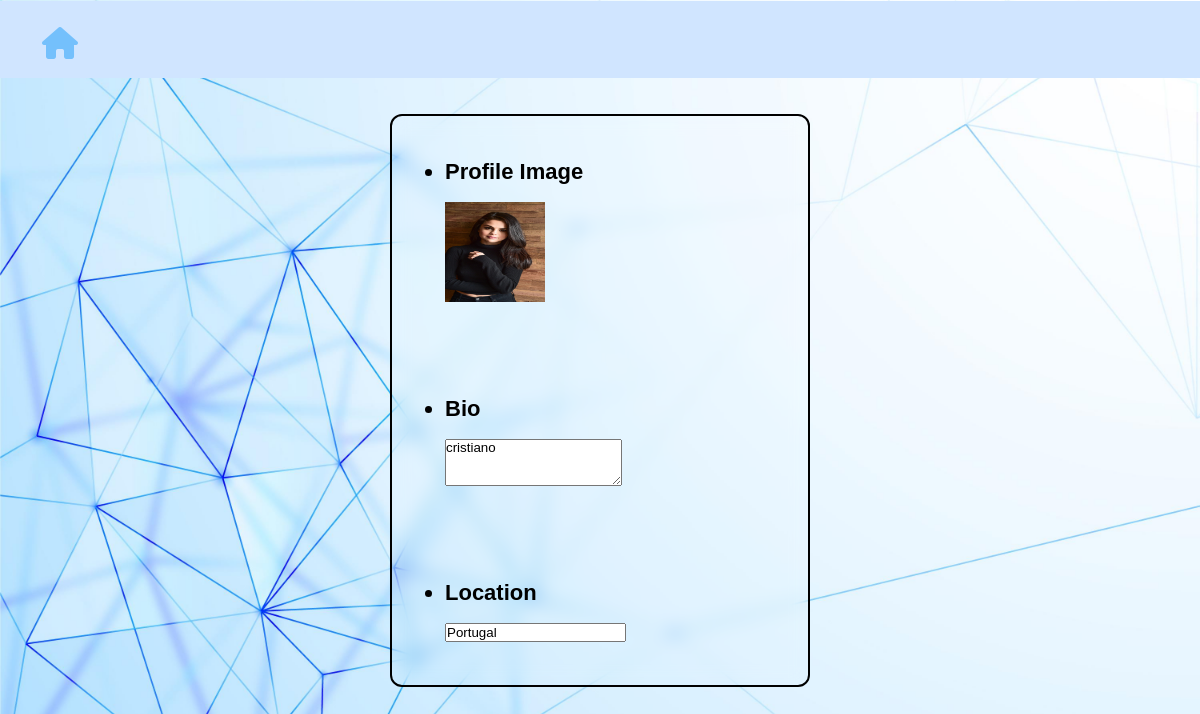
The app's page /admin_user_create/cristiano/ (signed in) with its own data.
### core/models.py (models this page shows, shortened)
class Profile(models.Model):
    user = models.ForeignKey(User, on_delete=models.CASCADE)
    id_user = models.IntegerField()
    bio = models.TextField(blank=True)
    profileimg = models.ImageField(upload_to='profile_images', default='blank-profile-picture.png')
    location = models.CharField(max_length=100, blank=True)

### admin/views.py (the view, shortened to what this page needs)
# urls.py: path('admin_user_create', views.admin_user_create, name='admin_user_create'),
@login_required(login_url='admin/')
def admin_user_create(request, username):
    user = get_object_or_404(User, username=username)
    user_profile, created = Profile.objects.get_or_create(user=user)
    return render(request, 'admin_user_create.html', {'user_profile': user_profile})

### admin/templates/admin_user_create.html (shortened to what this page needs)
<!DOCTYPE html>
<html lang="en">
<head>
    {% load static %}
    <link rel="stylesheet" href="https://cdnjs.cloudflare.com/ajax/libs/font-awesome/6.1.1/css/all.min.css"/>
    <link rel="stylesheet" href="{% static 'css/settings.css' %}">
    <link href='https://unpkg.com/boxicons@2.1.4/css/boxicons.min.css' rel='stylesheet'>
</head>
<body style="background-image: url('{% static 'images/bg.jpg' %}');">
<nav>
    <a href="{% url 'admin_home' %}"><i class="fa-solid fa-house fa-2xl"></i></a>
</nav>
<div class="wrapper">
    <form action="" method="POST" enctype="multipart/form-data">
        <div class="container">
            <div class="profileImage">
                <label> Profile Image</label>
                <img width="100" height="100" src="{{user_profile.profileimg.url}}" />
            </div>
            <div class="bio">
                <label for="about">Bio</label>
                <textarea id="about" name="bio" rows="3">{{user_profile.bio}}</textarea>
            </div>
            <div class="loc">
                <label> Location</label>
                <input type="text" name="location" value="{{user_profile.location}}" placeholder="">
            </div>
        </div>
    </form>
</div>
</body>
</html>

### static/css/settings.css (style rules this page uses)
* { margin: 0; padding: 0; box-sizing: border-box; font-family: "Poppins", sans-serif; text-decoration:none; }
body { display: flex; justify-content: center; align-items: center; min-height: 100vh; background-size: cover; background-position: center; }
.wrapper { width: 420px; background: transparent; border: 2px solid #000000; backdrop-filter: blur(9px); color: #000000; border-radius: 12px; padding: 30px 40px; }
form { padding:13px; }
.container { display:grid; justify-content:space-between; gap:90px; }
label { font-size: 22px; display: list-item; font-weight: bolder; margin-bottom: 17px; }
nav { background-color: #d0e5ff; position: fixed; top: 1px; height: 77px; min-width: -webkit-fill-available; }
nav i { color: #74C0FC; padding:42px; }

### records on screen
Profile: profileimg (picture), bio "cristiano", location "Portugal"
